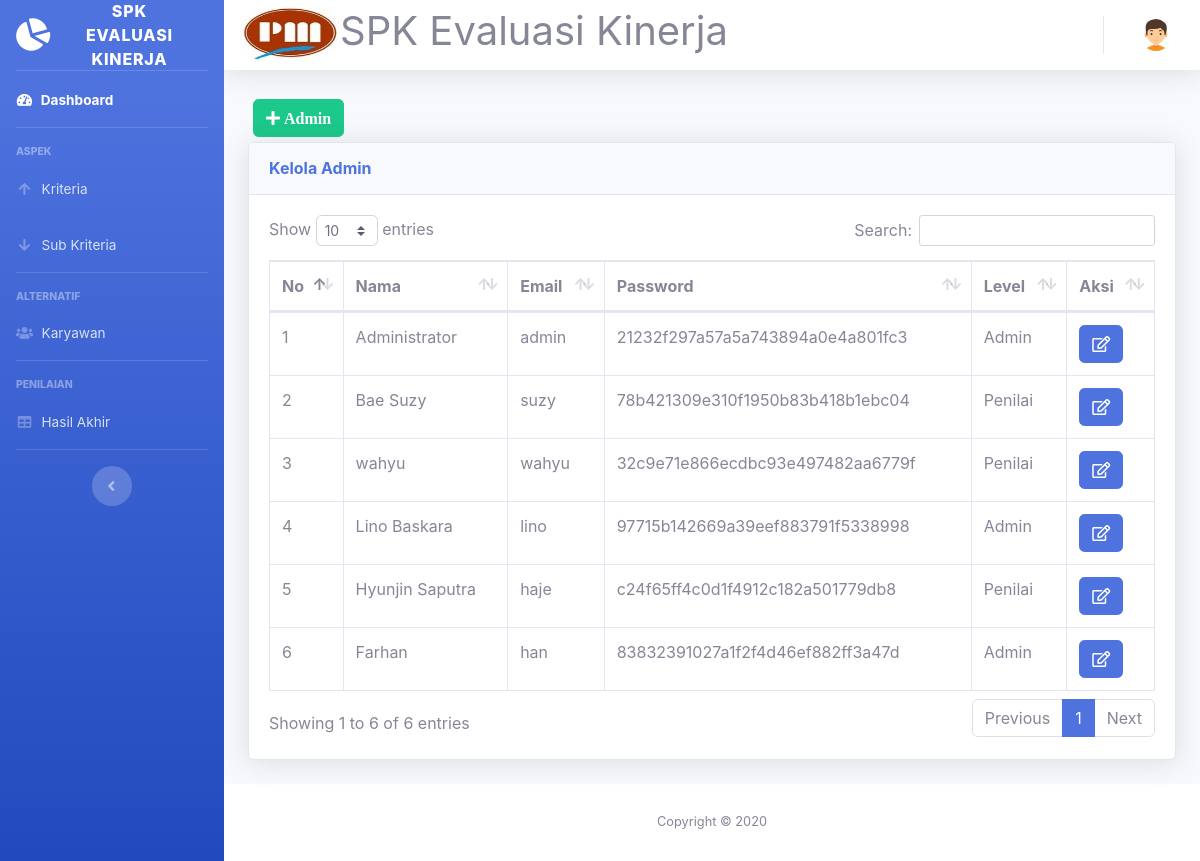
The app's page /profile.php (signed in) with its own data.
### tables this page shows
CREATE TABLE `user` (
  `id_user` int(11) NOT NULL,
  `nama_user` varchar(40) NOT NULL,
  `email` varchar(40) NOT NULL,
  `password` varchar(100) NOT NULL,
  `level` varchar(20) NOT NULL
);

### profile.php (the view, shortened to what this page needs)
<!DOCTYPE html>
<html lang="en">
<head>
  <link href="vendor/fontawesome-free/css/all.min.css" rel="stylesheet" type="text/css">
  <link href="css/sb-admin-2.min.css" rel="stylesheet">
  <link href="vendor/datatables/dataTables.bootstrap4.min.css" rel="stylesheet">
</head>
<body id="page-top">
<?php require 'koneksi.php'; ?>
<?php require 'sidebar.php'; ?>
      <div id="content">
<?php require 'navbar.php'; ?>
        <div class="container-fluid">
<?php
$query = mysqli_query($koneksi,"select * from user");
$data = mysqli_fetch_array($query);
$level = $data['level'];
if($level == 'Admin'){
	$lihat = 'none';
} else {
	$lihat = 'hidden';
};
?>
<button type="button" class="btn btn-success" style="margin:5px; visibility:<?=$lihat?>" data-toggle="modal" data-target="#myModalTambah"><i class="fa fa-plus"> Admin</i></button><br>
          <div class="card shadow mb-4">
            <div class="card-header py-3">
              <h6 class="m-0 font-weight-bold text-primary">Kelola Admin</h6>
            </div>
            <div class="card-body">
              <div class="table-responsive">
                <table class="table table-bordered" id="dataTable" width="100%" cellspacing="0">
                  <thead>
                    <tr>
                      <th>No</th>
                      <th>Nama</th>
                      <th>Email</th>
                      <th>Password</th>
                      <th>Level</th>
					  <th>Aksi</th>
                    </tr>
                  </thead>
                  <tbody>
				  <?php
$query = mysqli_query($koneksi,"SELECT * FROM user");
  $no=1;
while ($data = mysqli_fetch_assoc($query))
{
?>
                    <tr>
                      <td><?php echo $no++; ?></td>
                      <td><?=$data['nama_user']?></td>
                      <td><?=$data['email']?></td>
                      <td><?=$data['password']?></td>
                      <td><?=$data['level']?></td>
					  <td>
<a href="#" type="button" class=" fa fa-edit btn btn-primary btn-md" data-toggle="modal" data-target="#myModal<?php echo $data['id_user']; ?>"></a>
</td>
</tr>
  </div>
<?php
}
?>
              </div>
<?php require 'footer.php'?>
</body>
</html>

### records on screen
user: nama_user "Administrator", email "admin", password "21232f297a57a5a743894a0e4a801fc3", level "Admin"
user: nama_user "Bae Suzy", email "suzy", password "78b421309e310f1950b83b418b1ebc04", level "Penilai"
user: nama_user "wahyu", email "wahyu", password "32c9e71e866ecdbc93e497482aa6779f", level "Penilai"
user: nama_user "Lino Baskara", email "lino", password "97715b142669a39eef883791f5338998", level "Admin"
user: nama_user "Hyunjin Saputra", email "haje", password "c24f65ff4c0d1f4912c182a501779db8", level "Penilai"
user: nama_user "Farhan", email "han", password "83832391027a1f2f4d46ef882ff3a47d", level "Admin"
